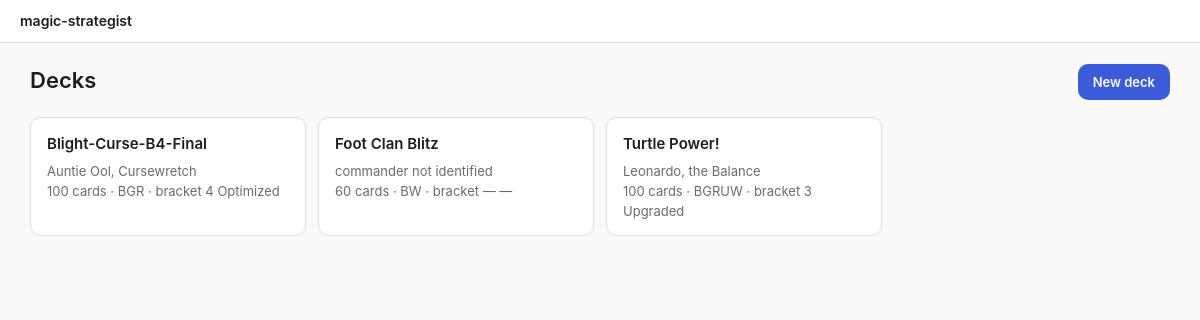
Before: / with the older database file.
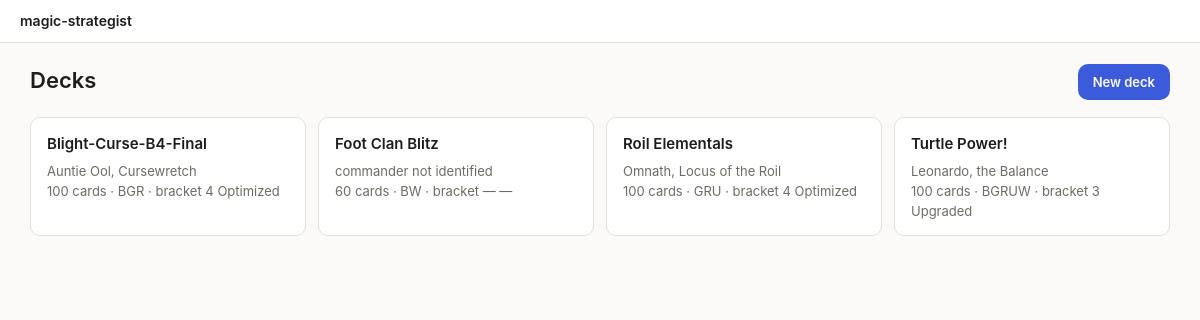
After: the same page with the newer database file.
### tables this page shows
CREATE TABLE decks (
    id                  INTEGER PRIMARY KEY,
    location_id         INTEGER NOT NULL UNIQUE REFERENCES locations(id) ON DELETE CASCADE,
    slug                TEXT NOT NULL UNIQUE,
    name                TEXT NOT NULL,
    commander_oracle_id TEXT REFERENCES cards(oracle_id),
    partner_oracle_id   TEXT REFERENCES cards(oracle_id),
    color_identity      TEXT,
    -- commander | pdh | modern | pauper | limited. See scripts/formats.py; the size
    -- and singleton rules differ, so nothing may assume "100 and singleton".
    format              TEXT NOT NULL DEFAULT 'commander'
                        CHECK (format IN ('commander', 'pdh', 'modern', 'pauper', 'limited')),
    target_bracket      INTEGER CHECK (target_bracket BETWEEN 1 AND 5),
    is_registered       INTEGER NOT NULL DEFAULT 0,
    -- active: kept assembled and held to exactly 100.
    -- donor:  cannibalised for parts. Its cards count as available inventory,
    --         its list is not held to 100, and it makes no claim on a card
    --         that an active deck also wants.
    -- retired: kept for the record only.
    -- draft: generated from a deck_request and not yet accepted.
    status              TEXT NOT NULL DEFAULT 'active'
                        CHECK (status IN ('active', 'donor', 'retired', 'draft')),
    notes               TEXT
);

CREATE TABLE cards (
    oracle_id        TEXT PRIMARY KEY,
    name             TEXT NOT NULL,
    mana_cost        TEXT,
    mana_value       REAL,
    type_line        TEXT,
    oracle_text      TEXT,
    power            TEXT,
    toughness        TEXT,
    loyalty          TEXT,
    colors           TEXT,                    -- WUBRG subset, '' = colorless
    color_identity   TEXT NOT NULL DEFAULT '',-- WUBRG subset, sorted
    keywords         TEXT,                    -- JSON array
    layout           TEXT,
    card_faces       TEXT,                    -- JSON array; NULL when single-faced
    legalities       TEXT,                    -- JSON: Scryfall's per-format legality
    is_game_changer  INTEGER NOT NULL DEFAULT 0,
    is_basic_land    INTEGER NOT NULL DEFAULT 0,
    is_token         INTEGER NOT NULL DEFAULT 0,
    is_legendary     INTEGER NOT NULL DEFAULT 0,
    can_be_commander INTEGER NOT NULL DEFAULT 0,
    scryfall_uri     TEXT,
    enriched_at      TEXT
);

### app/main.py (the view)
@app.get("/", response_class=HTMLResponse)
def index(request: Request):
    conn = q.connect()
    try:
        context = {
            "request": request,
            "decks": q.list_decks(conn),
            "requests": [r for r in q.list_requests(conn) if r["status"] != "dismissed"],
        }
    finally:
        conn.close()
    return templates.TemplateResponse("index.html", context)

### app/templates/index.html (shortened to what this page needs)
{% extends "base.html" %}
{% block content %}
<div class="wrap">
  <div class="page-head">
    <h1>Decks</h1>
    <a class="btn-primary" href="/new">New deck</a>
  </div>
  <div class="deck-list">
    {% for d in decks %}
    <a class="deck-card" href="/deck/{{ d.slug }}">
      <div class="deck-card-head">
        <span class="deck-name">{{ d.name }}</span>
      </div>
      <div class="deck-meta">{{ d.commander or 'commander not identified' }}</div>
      <div class="deck-meta">
        {{ d.size }} cards · {{ d.color_identity or 'C' }} ·
        bracket {{ d.target_bracket or '—' }} {{ d.bracket_name }}
      </div>
    </a>
    {% endfor %}
  </div>
</div>
{% endblock %}

### app/templates/base.html (shortened to what this page needs)
<!doctype html>
<html lang="en">
<head>
  <link rel="stylesheet" href="{{ asset('app.css') }}">
</head>
<body>
  <div class="stickyhead">
    <header class="topbar">
      <a href="/" class="brand">magic-strategist</a>
    </header>
  </div>
  <main>{% block content %}{% endblock %}</main>
</body>
</html>

### app/static/app.css (style rules this page uses)
:root { --bg: #fbfaf9; --surface: #ffffff; --border: #e3e0dc; --text: #1f1d1b; --muted: #6f6a64; --dim: #98928a; --cut: #b3261e; --cut-bg: #fdecea; --add: #1e6b3a; --add-bg: #e8f5ec; --warn: #8a5a00; --warn-bg: #fdf3e0; --accent: #3b5bdb; --accent-bg: #eef1fd; --radius: 10px; }
* { box-sizing: border-box; }
body { margin: 0; background: var(--bg); color: var(--text); font: 15px/1.55 -apple-system, BlinkMacSystemFont, "Segoe UI", Roboto, sans-serif; }
h1 { font-size: 22px; font-weight: 600; margin: 0 0 4px; }
a { color: inherit; }
.wrap { max-width: 1180px; margin: 0 auto; padding: 20px 20px 80px; }
.stickyhead { position: sticky; top: 0; z-index: 20; background: var(--surface); }
.topbar { display: flex; align-items: center; gap: 14px; padding: 10px 20px; background: var(--surface); border-bottom: 1px solid var(--border); }
.brand { font-weight: 600; text-decoration: none; font-size: 14px; }
.page-head { display: flex; align-items: center; justify-content: space-between; gap: 16px; margin-bottom: 16px; }
.btn-primary { font: inherit; font-size: 13px; font-weight: 600; padding: 7px 14px; cursor: pointer; border-radius: var(--radius); border: 1px solid transparent; background: var(--accent); color: #fff; text-decoration: none; display: inline-block; }
.deck-list { display: grid; grid-template-columns: repeat(auto-fill, minmax(260px, 1fr)); gap: 12px; }
.deck-card { display: block; text-decoration: none; background: var(--surface); border: 1px solid var(--border); border-radius: var(--radius); padding: 14px 16px; }
.deck-card-head { display: flex; align-items: center; gap: 8px; flex-wrap: wrap; margin-bottom: 6px; }
.deck-name { font-weight: 600; }
.deck-meta { color: var(--muted); font-size: 13px; }

Changed rows visible on the page:
added decks: name "Roil Elementals", name "Omnath, Locus of the Roil", size "100", color_identity "GRU", target_bracket "4", bracket_name "Optimized"
